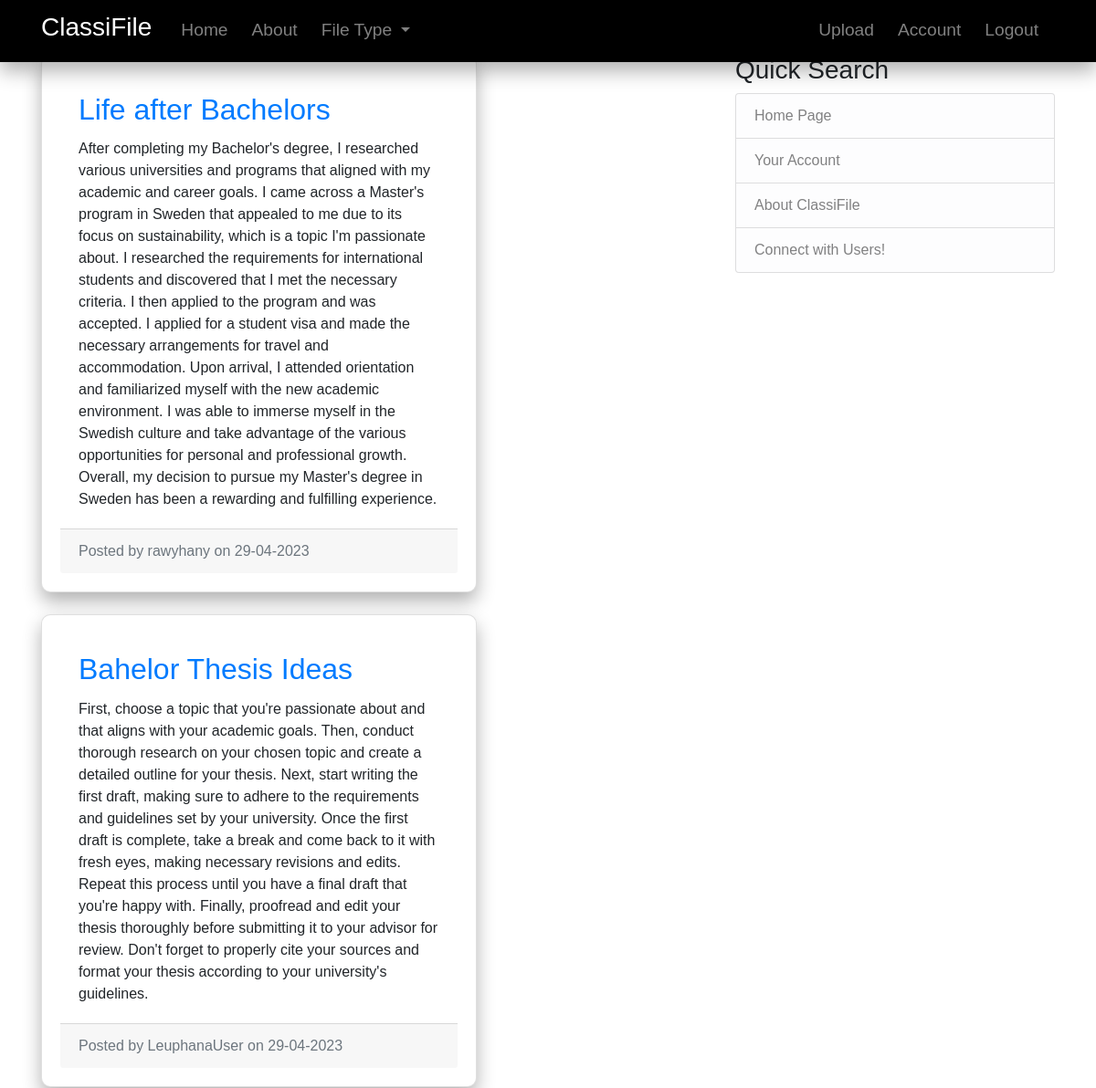
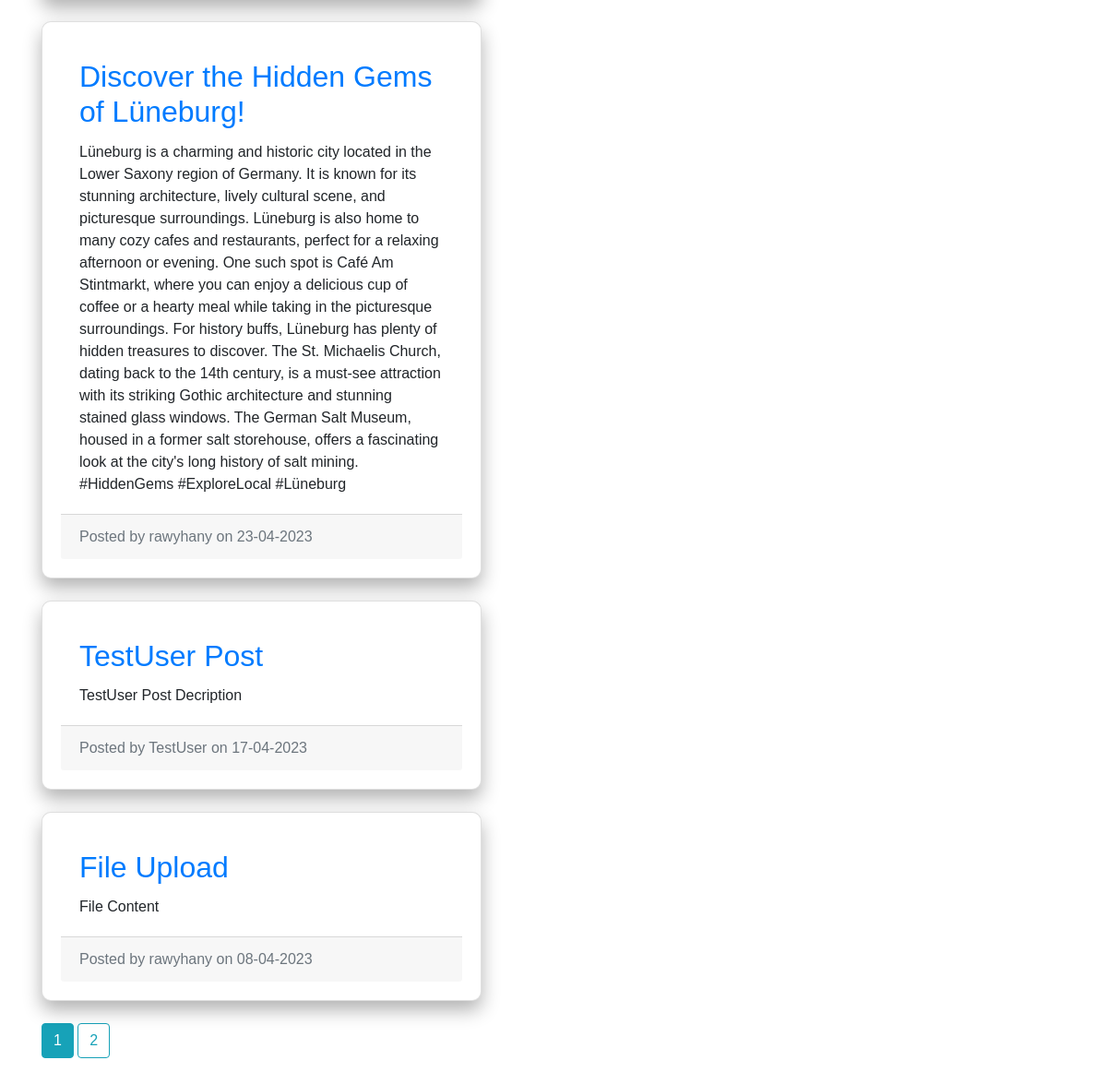
Screenshot of /home (signed in) with the database file from the repository (2 pictures, top to bottom).
### classifile/models.py (models this page shows, shortened)
class Post(db.Model):
    id = db.Column(db.Integer, primary_key=True)
    title = db.Column(db.String(100), nullable=False)
    date_posted = db.Column(db.DateTime, nullable=False, default=datetime.utcnow)
    content = db.Column(db.Text, nullable=False)
    user_id = db.Column(db.Integer, db.ForeignKey('user.id'), nullable=False)

class User(db.Model, UserMixin):
    id = db.Column(db.Integer, primary_key=True)
    username = db.Column(db.String(20), unique=True, nullable=False)
    email = db.Column(db.String(20), unique=True, nullable=False)
    image_file = db.Column(db.String(20), nullable=False, default='default.jpg')
    password = db.Column(db.String(60), nullable=False)
    posts = db.relationship('Post', backref='author', lazy=True)

### classifile/routes.py (the view)
@app.route("/")
@app.route("/home")
def home():
    page = request.args.get('page', 1, type=int)
    posts = Post.query.order_by(Post.date_posted.desc()).paginate(page=page, per_page=5)
    return render_template('home.html', posts=posts)

### classifile/models.py (called while the page is built)
@login_manager.user_loader
def load_user(user_id):
    return User.query.get(int(user_id))

### classifile/templates/home.html
{% extends "layout.html" %}
{% block content %}
  <div class="row">
    <div class="col-md-8">
      {% for post in posts.items %}
        <div class="card mb-4">
          <div class="card-body">
            <h2 class="card-title"><a href="{{ url_for('post', post_id=post.id) }}">{{ post.title }}</a></h2>
            <p class="card-text">{{ post.content }}</p>
          </div>
          <div class="card-footer text-muted">
            Posted by <a>{{ post.author.username }}</a> on {{ post.date_posted.strftime('%d-%m-%Y') }}
          </div>
        </div>
      {% endfor %}
          </div>
        </div>
    {% for page_num in posts.iter_pages(left_edge=1, right_edge=1, left_current=1, right_current=2) %}
      {% if page_num %}
        {% if posts.page == page_num %}
          <a class="btn btn-info mb-4" href="{{ url_for('home', page=page_num) }}">{{ page_num }}</a>
        {% else %}
          <a class="btn btn-outline-info mb-4" href="{{ url_for('home', page=page_num) }}">{{ page_num }}</a>
        {% endif %}
      {% else %}
        ...
      {% endif %}
    {% endfor %}
{% endblock content %}

### classifile/static/main.css (style rules this page uses)
body { font-family: Arial, sans-serif; margin: 0; padding: 0; }
.card { background-color: #ffff; padding: 20px; border-radius: 10px; box-shadow: 0px 10px 20px rgba(0,0,0,0.3); transitio }

### rows the page displays
Post: title "Life after Bachelors", content "After completing my Bachelor's degree, I researched various universities and programs that aligned with my academic and career goals. I came across a Master's program in Sweden that appealed to me due to its focus on sustainability, which is a topic I'm passionate about. I researched the requirements for international students and discovered that I met the necessary criteria. I then applied to the program and was accepted. I applied for a student visa and made the necessary arrangements for travel and accommodation. Upon arrival, I attended orientation and familiarized myself with the new academic environment. I was able to immerse myself in the Swedish culture and take advantage of the…", author.username "rawyhany", date_posted "29-04-2023"
Post: title "Bahelor Thesis Ideas", content "First, choose a topic that you're passionate about and that aligns with your academic goals. Then, conduct thorough research on your chosen topic and create a detailed outline for your thesis. Next, start writing the first draft, making sure to adhere to the requirements and guidelines set by your university. Once the first draft is complete, take a break and come back to it with fresh eyes, making necessary revisions and edits. Repeat this process until you have a final draft that you're happy with. Finally, proofread and edit your thesis thoroughly before submitting it to your advisor for review. Don't forget to properly cite your sources and format your thesis according to your…", author.username "LeuphanaUser", date_posted "29-04-2023"
Post: title "Discover the Hidden Gems of Lüneburg!", content "Lüneburg is a charming and historic city located in the Lower Saxony region of Germany. It is known for its stunning architecture, lively cultural scene, and picturesque surroundings. Lüneburg is also home to many cozy cafes and restaurants, perfect for a relaxing afternoon or evening. One such spot is Café Am Stintmarkt, where you can enjoy a delicious cup of coffee or a hearty meal while taking in the picturesque surroundings. For history buffs, Lüneburg has plenty of hidden treasures to discover. The St. Michaelis Church, dating back to the 14th century, is a must-see attraction with its striking Gothic architecture and stunning stained glass windows. The German Salt Museum, housed in a…", author.username "rawyhany", date_posted "23-04-2023"
Post: title "TestUser Post", content "TestUser Post Decription", author.username "TestUser", date_posted "17-04-2023"
Post: title "File Upload", content "File Content", author.username "rawyhany", date_posted "08-04-2023"

### other values shown
{{ page_num }} "1"
{{ page_num }} "2"
